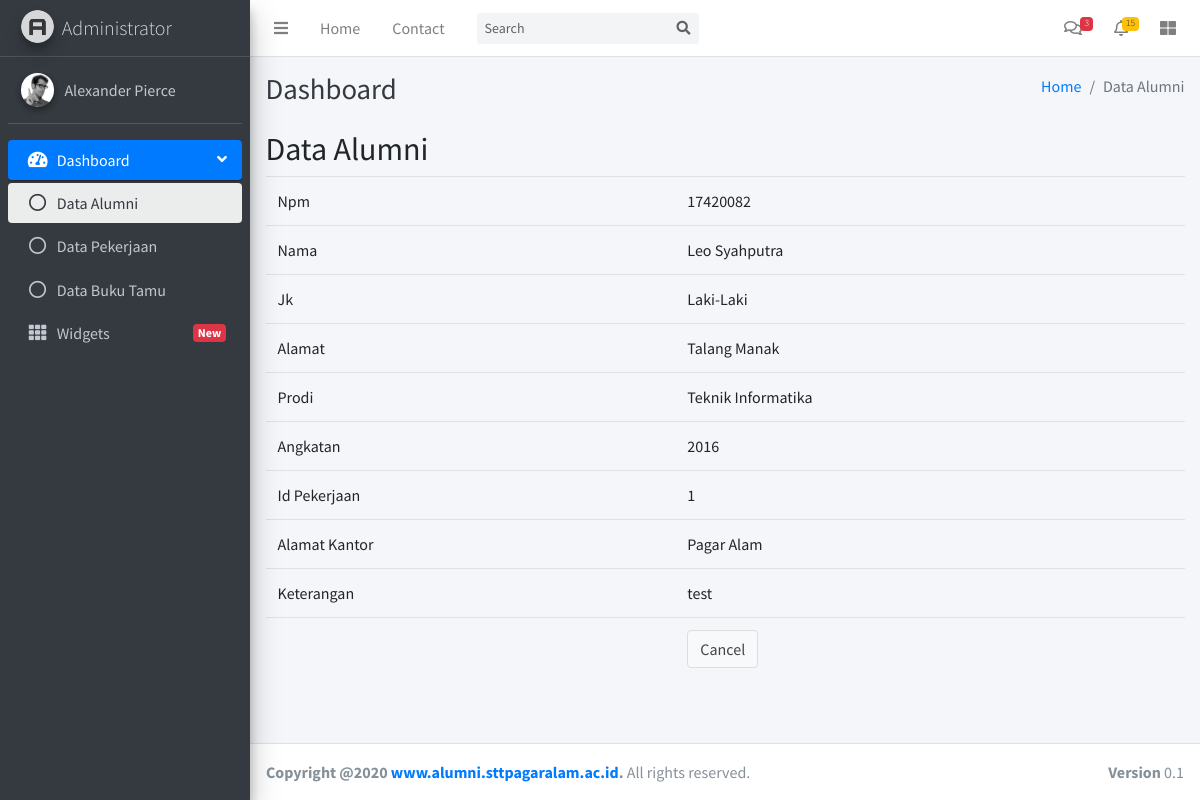
The page /index.php/alumni/read/1 on the database its author committed.
### tables this page shows
CREATE TABLE IF NOT EXISTS `tb_alumni` (
  `id` int(5) NOT NULL AUTO_INCREMENT,
  `npm` varchar(10) NOT NULL,
  `nama` varchar(25) NOT NULL,
  `jk` varchar(9) NOT NULL,
  `alamat` text NOT NULL,
  `prodi` varchar(25) NOT NULL,
  `angkatan` int(4) NOT NULL,
  `id_pekerjaan` int(5) NOT NULL,
  `alamat_kantor` text NOT NULL,
  `keterangan` text NOT NULL,
  PRIMARY KEY (`id`),
  UNIQUE KEY `npm` (`npm`)
);

### application/controllers/Alumni.php (called while the page is built, shortened)
<?php
class Alumni extends CI_Controller
{
    function __construct()
    {
        $this->load->model('M_alumni');
        $this->load->library('form_validation');
    }
    public function read($id)
    {
        $row = $this->M_alumni->get_by_id($id);
        if ($row) {
            $data = array(
		'id' => $row->id,
		'npm' => $row->npm,
		'nama' => $row->nama,
		'jk' => $row->jk,
		'alamat' => $row->alamat,
		'prodi' => $row->prodi,
		'angkatan' => $row->angkatan,
		'id_pekerjaan' => $row->id_pekerjaan,
		'alamat_kantor' => $row->alamat_kantor,
		'keterangan' => $row->keterangan,
	    );
            $this->load->view('adminlte/header');
            $this->load->view('adminlte/navbar');
            $this->load->view('adminlte/sidebar');
            $this->load->view('alumni/tb_alumni_read', $data);
            $this->load->view('adminlte/footer');
        } else {
            $this->session->set_flashdata('message', 'Record Not Found');
            redirect(site_url('alumni'));
        }
    }
}

### index.php (called while the page is built, shortened)
<?php
require_once BASEPATH.'core/CodeIgniter.php';

### application/models/M_alumni.php (called while the page is built, shortened)
<?php
class M_alumni extends CI_Model
{
    public $table = 'tb_alumni';
    public $id = 'id';
    function get_by_id($id)
    {
        $this->db->where($this->id, $id);
        return $this->db->get($this->table)->row();
    }
}

### application/views/alumni/tb_alumni_read.php (the view)
 <div class="content-wrapper">
   <div class="content-header">
     <div class="container-fluid">
       <div class="row mb-2">
         <div class="col-sm-6">
           <h1 class="m-0 text-dark">Dashboard</h1>
         </div>
         <div class="col-sm-6">
           <ol class="breadcrumb float-sm-right">
             <li class="breadcrumb-item"><a href="#">Home</a></li>
             <li class="breadcrumb-item active">Data Alumni</li>
           </ol>
         </div>
       </div>
     </div>
   </div>
   <section class="content">
     <div class="container-fluid">
       <h2 style="margin-top:0px">Data Alumni</h2>
       <table class="table">
    <tr><td>Npm</td><td><?php echo $npm; ?></td></tr>
    <tr><td>Nama</td><td><?php echo $nama; ?></td></tr>
    <tr><td>Jk</td><td><?php echo $jk; ?></td></tr>
    <tr><td>Alamat</td><td><?php echo $alamat; ?></td></tr>
    <tr><td>Prodi</td><td><?php echo $prodi; ?></td></tr>
    <tr><td>Angkatan</td><td><?php echo $angkatan; ?></td></tr>
    <tr><td>Id Pekerjaan</td><td><?php echo $id_pekerjaan; ?></td></tr>
    <tr><td>Alamat Kantor</td><td><?php echo $alamat_kantor; ?></td></tr>
    <tr><td>Keterangan</td><td><?php echo $keterangan; ?></td></tr>
    <tr><td></td><td><a href="<?php echo site_url('alumni') ?>" class="btn btn-default">Cancel</a></td></tr>
</table>
      </div>
   </section>
 </div>

### rows shown on the page
tb_alumni: npm "17420082", nama "Leo Syahputra", jk "Laki-Laki", alamat "Talang Manak", prodi "Teknik Informatika", angkatan "2016", id_pekerjaan "1", alamat_kantor "Pagar Alam", keterangan "test"
